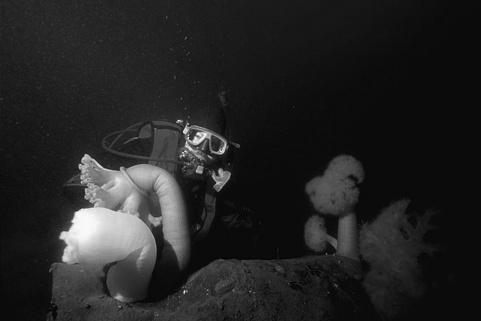
#> input picture data/45096.jpg, 481 x 321 px
$ python 07_comparacion_visual.py
#> lines starting #> are read from the running program, lines starting #| are printed output that depends on the picture
### agcwd.py
import cv2
import numpy as np


def aplicar_agcwd(imagen, alpha=0.75):
    """
    Aplica Adaptive Gamma Correction with Weighting Distribution (AGCWD).
    """
    # Paso 1: histograma y probabilidad p(x)
    histograma = cv2.calcHist([imagen], [0], None, [256], [0, 256]).flatten()
    p = histograma / histograma.sum()

    # Paso 2: probabilidad ponderada p_w(x)
    p_max = p.max()
    p_min = p.min()
    p_w = p_max * ((p - p_min) / (p_max - p_min)) ** alpha

    # Paso 3: CDF ponderada c_w(x)
    c_w = np.cumsum(p_w) / np.sum(p_w)

    # Paso 4: gamma por nivel de intensidad
    gamma = 1 - c_w

    # Paso 5: armar la tabla (LUT) de 256 valores y aplicarla
    niveles = np.arange(256)
    tabla = 255 * (niveles / 255) ** gamma
    tabla = tabla.astype(np.uint8)

    imagen_agcwd = cv2.LUT(imagen, tabla)
    return imagen_agcwd

### 07_comparacion_visual.py
import cv2
import matplotlib.pyplot as plt
from agcwd import aplicar_agcwd

imagenes_interes = ["45096.jpg", "296007.jpg", "167062.jpg"]
etiquetas_casos = ["Outlier AMBE (HE)", "Menor contraste original", "Mayor contraste original"]

clahe = cv2.createCLAHE(clipLimit=2.0, tileGridSize=(8, 8))

fig, ejes = plt.subplots(len(imagenes_interes), 4, figsize=(16, 4 * len(imagenes_interes)))

for fila, (nombre_img, etiqueta) in enumerate(zip(imagenes_interes, etiquetas_casos)):
    imagen = cv2.imread(f"data/{nombre_img}", cv2.IMREAD_GRAYSCALE)
#> imagen is the input picture: shape (321, 481); min 0, max 255, mean 35.6
    imagen_he = cv2.equalizeHist(imagen)
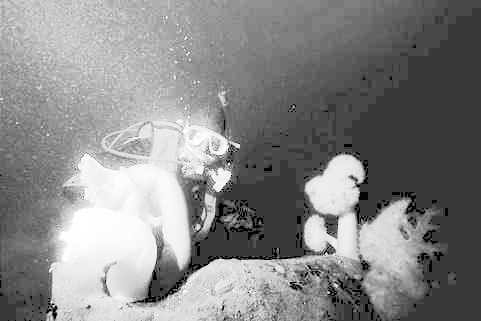
#> imagen_he: shape (321, 481); min 0, max 255, mean 134.7
    imagen_clahe = clahe.apply(imagen)
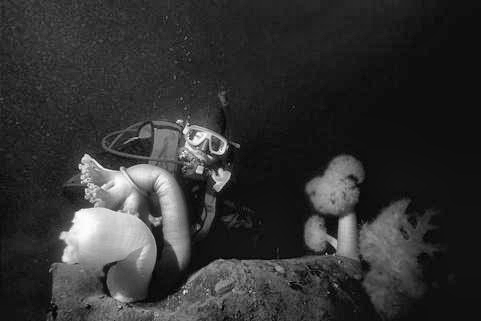
#> imagen_clahe: shape (321, 481); min 0, max 255, mean 50.4
    imagen_agcwd = aplicar_agcwd(imagen, alpha=0.75)
#> in aplicar_agcwd, `histograma = cv2.calcHist([imagen], [0], None, [256], [0, 256]).flatte..`: histograma = 256 values, max 31895 at index 11, min 0 at index 254, mean 603.1
#> in aplicar_agcwd, `p = histograma / histograma.sum()`: p = 256 values, max 0.207 at index 11, min 0 at index 254, mean 0.00391
#> in aplicar_agcwd, `p_max = p.max()`: p_max = 0.207
#> in aplicar_agcwd, `p_min = p.min()`: p_min = 0
#> in aplicar_agcwd, `p_w = p_max * ((p - p_min) / (p_max - p_min)) ** alpha`: p_w = 256 values, max 0.207 at index 11, min 0 at index 254, mean 0.00774
#> in aplicar_agcwd, `c_w = np.cumsum(p_w) / np.sum(p_w)`: c_w = 256 values from 0.000227 to 1
#> in aplicar_agcwd, `gamma = 1 - c_w`: gamma = 256 values, max 1 at index 0, min -5.96e-07 at index 255, mean 0.204
#> in aplicar_agcwd, `tabla = 255 * (niveles / 255) ** gamma`: tabla = 256 values from 0 to 255
#> in aplicar_agcwd, `imagen_agcwd = cv2.LUT(imagen, tabla)`:
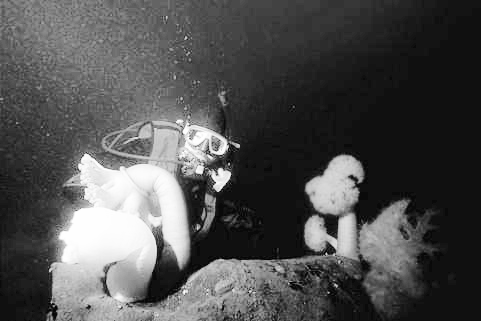
#> imagen_agcwd: shape (321, 481); min 0, max 255, mean 80.2

    versiones = [imagen, imagen_he, imagen_clahe, imagen_agcwd]
    titulos = ["Original", "HE", "CLAHE", "AGCWD"]

    for col in range(4):
        ejes[fila, col].imshow(versiones[col], cmap="gray")
        ejes[fila, col].set_title(f"{titulos[col]}" if fila == 0 else "")
        ejes[fila, col].axis("off")

    # Etiqueta del caso a la izquierda de la fila
    ejes[fila, 0].set_ylabel(etiqueta, fontsize=9)
#> pass 2 of the loop `for fila, (nombre_img, etiqueta) in enumerate(zip(imagenes_interes, et..`:
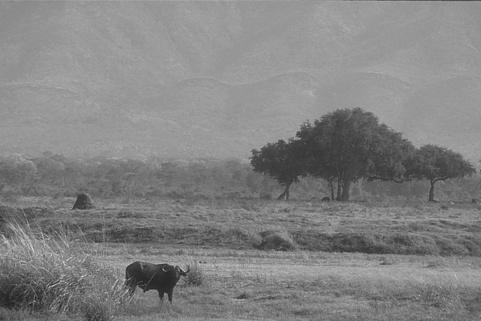
#> input picture data/296007.jpg, 481 x 321 px
#> imagen is the input picture: shape (321, 481); min 21, max 231, mean 130.3
#> `imagen_clahe = clahe.apply(imagen)`:
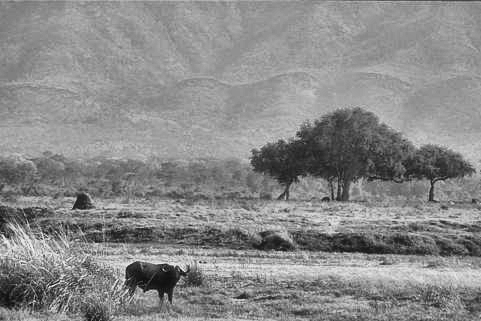
#> imagen_clahe: shape (321, 481); min 8, max 247, mean 137.4
#> histograma = 256 values, max 8042 at index 152, min 0 at index 0, mean 603.1
#> p = 256 values, max 0.0521 at index 152, min 0 at index 0, mean 0.00391
#> p_max = 0.0521
#> p_w = 256 values, max 0.0521 at index 152, min 0 at index 0, mean 0.00574
#> c_w = 256 values from 0 to 1
#> gamma = 256 values, max 1 at index 0, min 9.54e-07 at index 231, mean 0.487
#> in aplicar_agcwd (call 2), `imagen_agcwd = cv2.LUT(imagen, tabla)`:
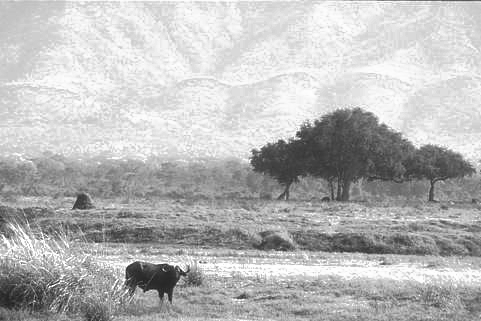
#> imagen_agcwd: shape (321, 481); min 21, max 254, mean 184.5
#> pass 3 of the loop `for fila, (nombre_img, etiqueta) in enumerate(zip(imagenes_interes, et..`:
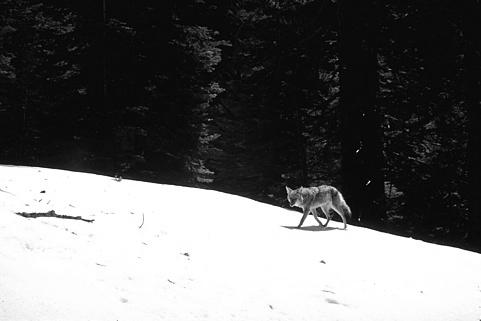
#> input picture data/167062.jpg, 481 x 321 px
#> imagen is the input picture: shape (321, 481); min 0, max 255, mean 103.5
#> `imagen_clahe = clahe.apply(imagen)`:
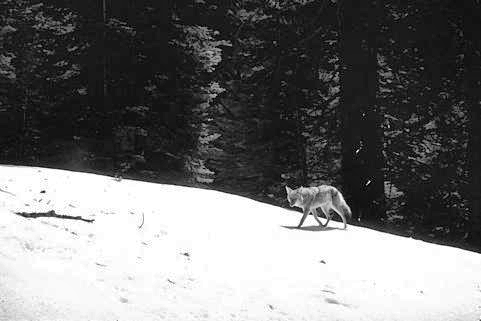
#> imagen_clahe: shape (321, 481); min 1, max 255, mean 114.1
#> histograma = 256 values, max 26701 at index 255, min 7 at index 171, mean 603.1
#> p = 256 values, max 0.173 at index 255, min 4.53e-05 at index 171, mean 0.00391
#> p_max = 0.173
#> p_min = 4.53e-05
#> p_w = 256 values, max 0.173 at index 255, min 0 at index 171, mean 0.00627
#> c_w = 256 values from 0.0044 to 1
#> gamma = 256 values, max 0.996 at index 0, min 3.58e-07 at index 255, mean 0.377
#> in aplicar_agcwd (call 3), `imagen_agcwd = cv2.LUT(imagen, tabla)`:
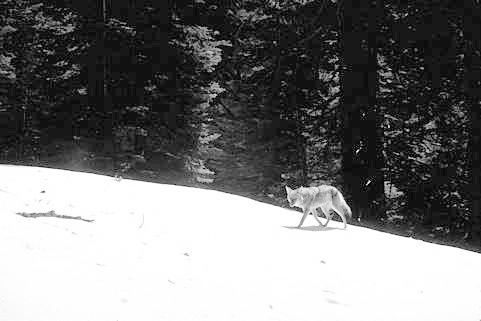
#> imagen_agcwd: shape (321, 481); min 0, max 255, mean 120.2

plt.tight_layout()
plt.savefig("resultados/comparacion_visual_casos.png", dpi=150)
plt.show()

print("¡Listo! Guardado en resultados/comparacion_visual_casos.png")
